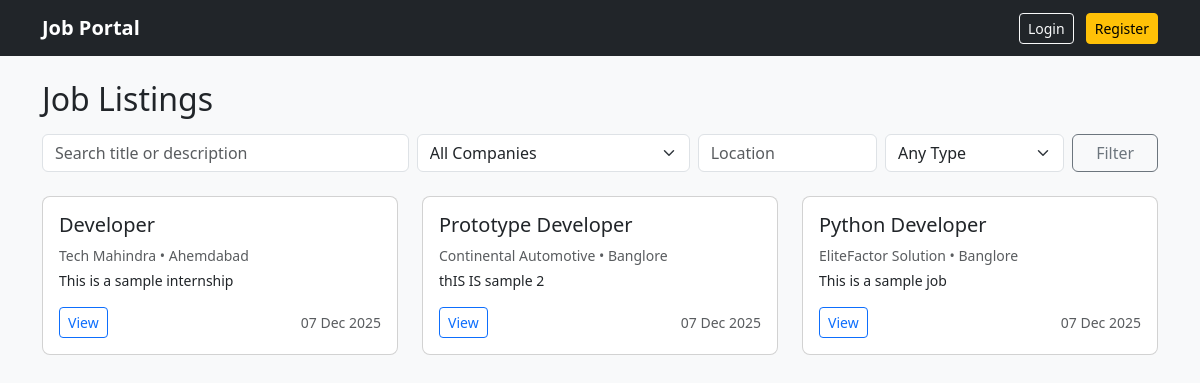
Before: / with the older database file.
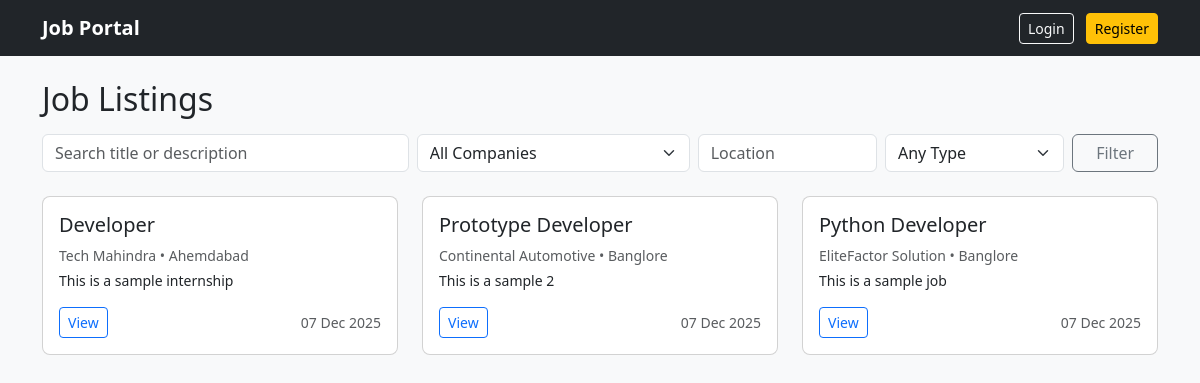
After: the same page with the newer database file.
### app.py (models this page shows)
class Job(db.Model):
    id = db.Column(db.Integer, primary_key=True)
    job_title = db.Column(db.String(100), nullable=False)
    company = db.Column(db.String(100), nullable=False)
    salary = db.Column(db.String(50))
    description = db.Column(db.Text, nullable=False)
    location = db.Column(db.String(50))
    job_type = db.Column(db.String(50))
    created_at = db.Column(db.DateTime, default=datetime.utcnow)
    posted_by_id = db.Column(db.Integer, db.ForeignKey("user.id", ondelete="CASCADE"))
    posted_by = db.relationship("User", backref=db.backref("posted_jobs", cascade="all, delete-orphan"))

### app.py (the view)
@app.route("/")
def index():
    q = request.args.get("q", "").strip()
    company = request.args.get("company", "").strip()
    location = request.args.get("location", "").strip()
    job_type = request.args.get("job_type", "").strip()
    query = Job.query
    if q:
        q_like = f"%{q}%"
        query = query.filter(
            (Job.job_title.ilike(q_like)) | (Job.description.ilike(q_like))
        )
    if company:
        query = query.filter(func.lower(Job.company) == func.lower(company))
    if location:
        query = query.filter(func.lower(Job.location) == func.lower(location))
    if job_type:
        query = query.filter(func.lower(Job.job_type) == func.lower(job_type))
    jobs = query.order_by(Job.created_at.desc()).all()
    companies = [c[0] for c in db.session.query(Job.company).filter(Job.company != None).distinct().all()]
    job_types = [c[0] for c in db.session.query(Job.job_type).filter(Job.job_type != None).distinct().all()]
    return render_template(
        "index.html",
        jobs = jobs,
        q=q,
        company = company,
        location = location,
        job_type = job_type,
        companies = companies,
        job_types=job_types
    )

### templates/index.html (shortened to what this page needs)
{% extends "base.html" %}
{% block content %}
<div class="d-flex justify-content-between align-items-center mb-3">
    <h2 class="mb-0">Job Listings</h2>
</div>
<form method="get" class="mb-4">
    <div class="row g-2">
        <div class="col-md-4"><input type="text" name="q" class="form-control" placeholder="Search title or description" value="{{q}}"></div>
        <div class="col-md-3">
            <select name="company" class="form-select">
                <option value="">All Companies</option>
            </select>
        </div>
        <div class="col-md-2"><input type="text" name="location" class="form-control" placeholder="Location" value="{{location}}"></div>
        <div class="col-md-2">
            <select name="job_type" class="form-select">
                <option value="">Any Type</option>
            </select>
        </div>
        <div class="col-md-1"><button type="submit" class="btn btn-outline-secondary w-100">Filter</button></div>
    </div>
</form>
<div class="row">
    {% if jobs %}
        {% for job in jobs %}
            <div class="col-md-4 mb-3">
                <div class="card h-100">
                    <div class="card-body d-flex flex-column">
                        <h5 class="card-title">{{job.job_title}}</h5>
                        <p class="small text-muted mb-1">{{job.company}} • {{job.location or "N/A"}} </p>
                        <p class="card-text small text-truncate" style="max-height: 4.5em;">{{job.description}}</p>
                        <div class="mt-auto d-flex justify-content-between align-items-center">
                            <a href="{{url_for('job_detail', job_id=job.id)}}" class="btn btn-sm btn-outline-primary">View</a>
                            <small class="text-muted">{{job.created_at.strftime("%d %b %Y")}}</small>
                        </div>
                    </div>
                </div>
            </div>
        {% endfor %}
    {%else%}
    <div class="col-12"><div class="alert alert-info">No Jobs Found.</div></div>
    {% endif %}
</div>
{% endblock %}

Changed rows visible on the page:
changed Job "Prototype Developer": description "thIS IS sample 2" → "This is a sample 2"
